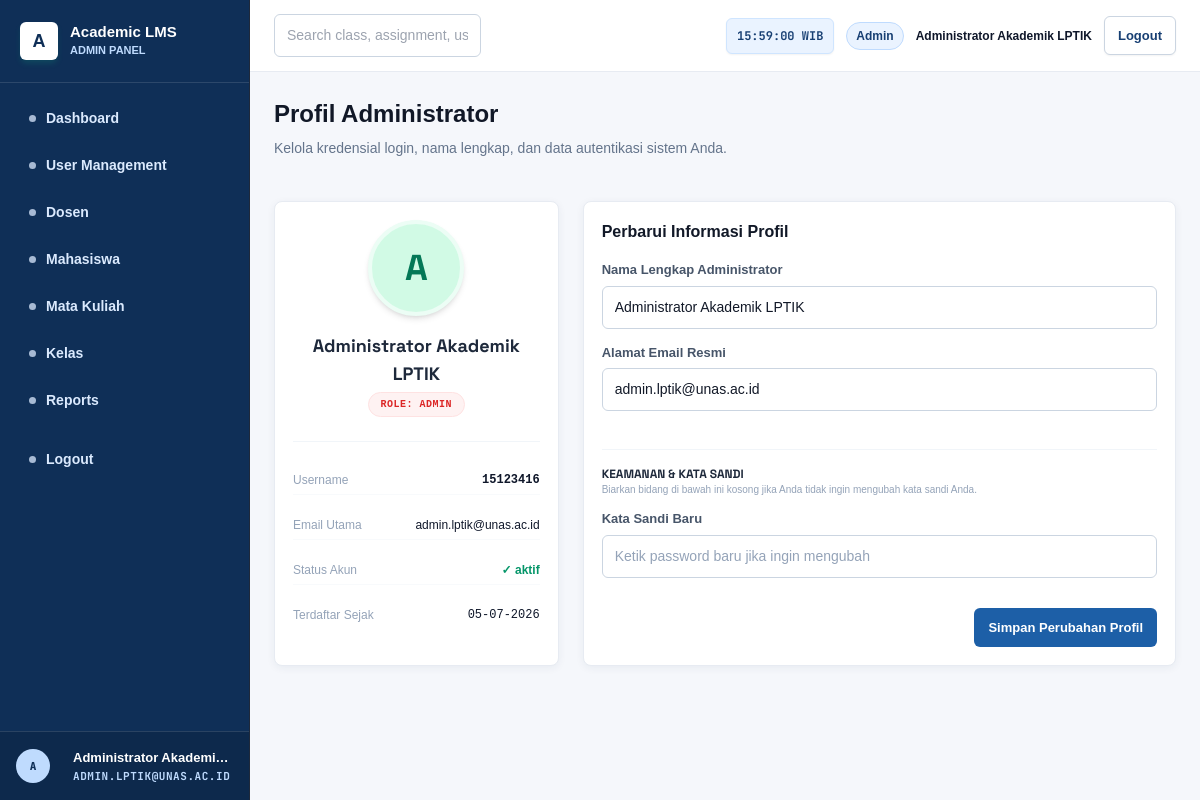
The app's page /admin/profil.php (signed in) with its own data.
### tables this page shows
CREATE TABLE IF NOT EXISTS users (
  id INT AUTO_INCREMENT PRIMARY KEY,
  username VARCHAR(50) NOT NULL UNIQUE,
  password VARCHAR(255) NOT NULL,
  nama_lengkap VARCHAR(150) NOT NULL,
  email VARCHAR(100) NOT NULL UNIQUE,
  role ENUM('admin', 'dosen', 'mahasiswa') NOT NULL,
  status ENUM('aktif', 'nonaktif') DEFAULT 'aktif',
  created_at TIMESTAMP DEFAULT CURRENT_TIMESTAMP,
  updated_at TIMESTAMP DEFAULT CURRENT_TIMESTAMP ON UPDATE CURRENT_TIMESTAMP
);

### admin/profil.php (the view, shortened to what this page needs)
<?php
require_once __DIR__ . '/../auth/check_auth.php';
$user_id = $_SESSION['user_id'] ?? 0;
$stmtUser = $pdo->prepare("SELECT * FROM users WHERE id = :id LIMIT 1");
$stmtUser->execute(['id' => $user_id]);
$current_user = $stmtUser->fetch();
?>
<!DOCTYPE html>
<html lang="id">
<head>
    <script src="https://cdn.tailwindcss.com"></script>
    <link rel="stylesheet" href="../assets/css/app.css">
</head>
<body class="bg-slate-50">
    <?php include __DIR__ . '/../components/sidebar.php'; ?>
    <div class="main-content">
        <?php include __DIR__ . '/../components/header.php'; ?>
        <main class="page-container">
            <div class="page-header">
                <div>
                    <h1 class="page-title">Profil Administrator</h1>
                    <p class="page-subtitle">Kelola kredensial login, nama lengkap, dan data autentikasi sistem Anda.</p>
                </div>
            </div>
            <div class="grid grid-cols-1 lg:grid-cols-3 gap-6">
                <div class="card flex flex-col items-center text-center">
                    <div class="w-24 h-24 rounded-full bg-emerald-100 border-4 border-emerald-50 flex items-center justify-center text-emerald-700 font-display font-bold text-4xl shadow-md uppercase mb-4">
                        <?= substr($current_user['nama_lengkap'] ?? 'A', 0, 1) ?>
                    </div>
                    <h2 class="text-lg font-bold text-slate-800 font-display"><?= htmlspecialchars($current_user['nama_lengkap'] ?? 'Administrator') ?></h2>
                    <span class="px-3 py-1 bg-red-50 border border-red-100 text-red-600 font-mono text-[10px] font-bold tracking-wider rounded-full uppercase mt-1">
                        Role: <?= htmlspecialchars($current_user['role'] ?? 'admin') ?>
                    </span>
                    <div class="w-full border-t border-slate-100 mt-6 pt-6 space-y-4 text-left text-xs text-slate-600 font-medium">
                        <div class="flex justify-between py-1.5 border-b border-slate-50">
                            <span class="text-slate-400">Username</span>
                            <span class="font-mono text-slate-900 font-bold"><?= htmlspecialchars($current_user['username'] ?? '-') ?></span>
                        </div>
                        <div class="flex justify-between py-1.5 border-b border-slate-50">
                            <span class="text-slate-400">Email Utama</span>
                            <span class="text-slate-900"><?= htmlspecialchars($current_user['email'] ?? '-') ?></span>
                        </div>
                        <div class="flex justify-between py-1.5 border-b border-slate-50">
                            <span class="text-slate-400">Status Akun</span>
                            <span class="text-emerald-600 font-bold">✓ <?= htmlspecialchars($current_user['status'] ?? 'aktif') ?></span>
                        </div>
                        <div class="flex justify-between py-1.5">
                            <span class="text-slate-400">Terdaftar Sejak</span>
                            <span class="text-slate-900 font-mono"><?= isset($current_user['created_at']) ? date('d-m-Y', strtotime($current_user['created_at'])) : '-' ?></span>
                        </div>
                    </div>
                </div>
                <div class="card lg:col-span-2">
                    <h3 class="card-title mb-4">Perbarui Informasi Profil</h3>
                    <form action="" method="POST" class="form-stack">
                        <div>
                            <label class="form-label mb-1.5">Nama Lengkap Administrator</label>
                            <input
                                type="text"
                                name="nama_lengkap"
                                required
                                value="<?= htmlspecialchars($current_user['nama_lengkap'] ?? '') ?>"
                                class="form-input"
                            >
                        </div>
                        <div>
                            <label class="form-label mb-1.5">Alamat Email Resmi</label>
                            <input
                                type="email"
                                name="email"
                                required
                                value="<?= htmlspecialchars($current_user['email'] ?? '') ?>"
                                class="form-input"
                            >
                        </div>
                        <div class="border-t border-slate-100 pt-4 mt-6">
                            <div class="mb-3">
                                <h4 class="font-display font-bold text-slate-800 text-xs uppercase">Keamanan & Kata Sandi</h4>
                                <p class="text-[10px] text-slate-400">Biarkan bidang di bawah ini kosong jika Anda tidak ingin mengubah kata sandi Anda.</p>
                            </div>
                            <div>
                                <label class="form-label mb-1.5">Kata Sandi Baru</label>
                                <input
                                    type="password"
                                    name="new_password"
                                    placeholder="Ketik password baru jika ingin mengubah"
                                    class="form-input font-mono"
                                >
                            </div>
                        </div>
                        <div class="form-footer-action">
                            <button type="submit" class="btn-primary btn-md">
                                Simpan Perubahan Profil
                            </button>
                        </div>
                    </form>
                </div>
            </div>
        </main>
    </div>
</body>
</html>

### records on screen
users: nama_lengkap "A", nama_lengkap "Administrator Akademik LPTIK", role "ADMIN", username "15123416", email "admin.lptik@unas.ac.id", status "aktif", created_at "05-07-2026"

### other values on screen
$current_role "ADMIN"
$item[0] "Dashboard"
$item[0] "User Management"
$item[0] "Dosen"
$item[0] "Mahasiswa"
$item[0] "Mata Kuliah"
$item[0] "Kelas"
$item[0] "Reports"
substr($_SESSION['nama_lengkap'] ?? 'U', 0, 1) "A"
$_SESSION['nama_lengkap'] "Administrator Akademi…"
$_SESSION['email'] "ADMIN.LPTIK@UNAS.AC.ID"
$current_role "Admin"
$user_display_name "Administrator Akademik LPTIK"
